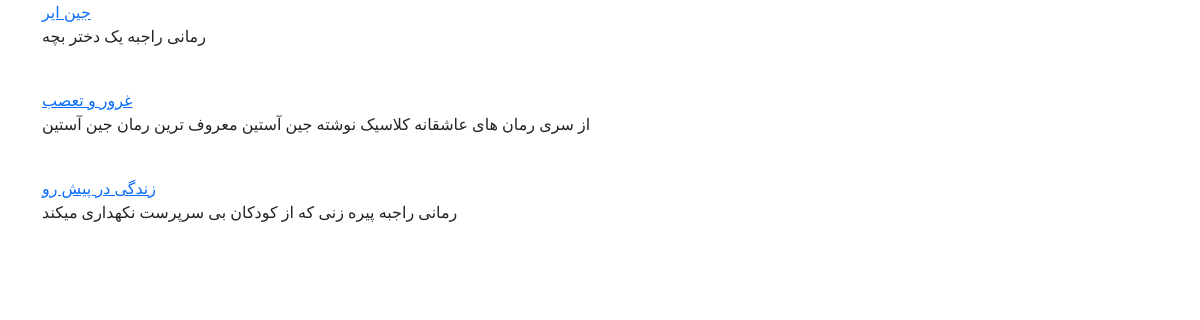
The page /books/ on the database its author committed.
### books/models.py (models this page shows, shortened)
class Book(models.Model):
    title = models.CharField(max_length=200)
    author = models.CharField(max_length=200)
    description = models.TextField()
    price = models.DecimalField(max_digits=5, decimal_places=2)
    def get_absolute_url(self):
        return reverse('book_detail', args=[self.id])

### books/views.py (the view)
# urls.py: path('', BookListView.as_view(), name='book_list'),
class BookListView(generic.ListView):
    model = Book
    template_name = 'books/book_list.html'
    context_object_name = 'books'

### books/templates/books/book_list.html (shortened to what this page needs)
{% extends '_base.html' %}
{% block content %}
    {% for book in books %}
        <a href="{{ book.get_absolute_url }}">{{ book.title }}</a>
        <p>{{ book.description }}</p>
        <br>
    {% endfor %}
{% endblock content %}

### templates/_base.html (shortened to what this page needs)
<!DOCTYPE HTML PUBLIC "-//W3C//DTD HTML 4.01//EN" "http://www.w3.org/TR/html4/strict.dtd">
<html lang="en">
<head>
    <link href="https://cdn.jsdelivr.net/npm/bootstrap@5.1.3/dist/css/bootstrap.min.css" rel="stylesheet"
>
</head>
<body>
<div class="container">
    {% block content %}
    {% endblock content %}
</div>
</body>
</html>

### rows shown on the page
Book: title "جین ایر", description "رمانی راجبه یک دختر بچه"
Book: title "غرور و تعصب", description "از سری رمان های عاشقانه کلاسیک نوشته جین آستین معروف ترین رمان جین آستین"
Book: title "زندگی در پیش رو", description "رمانی راجبه پیره زنی که از کودکان بی سرپرست نکهداری میکند"
